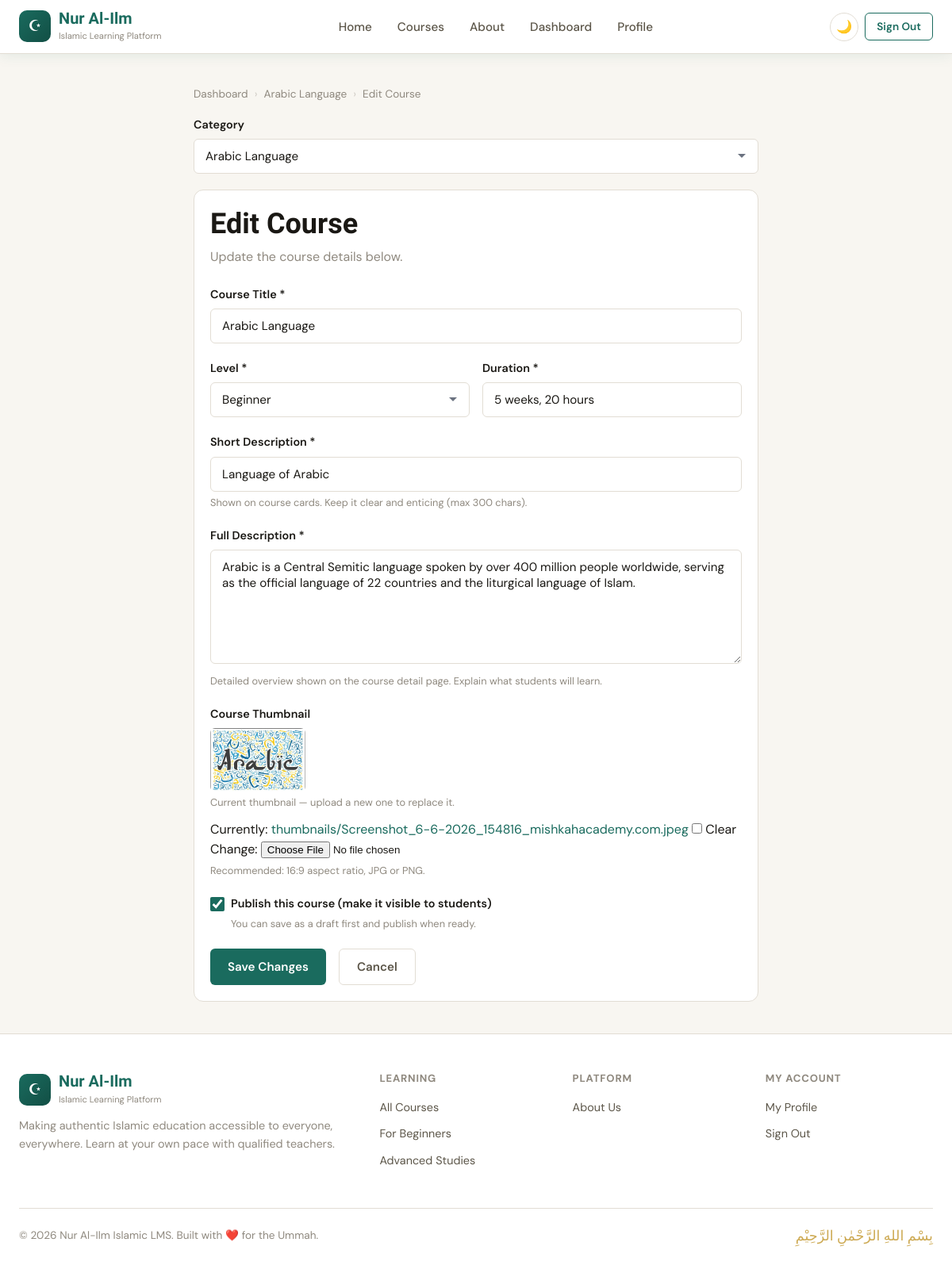
The app's page /courses/arabic-language/edit/ (signed in) with its own data.
### courses/models.py (models this page shows, shortened)
class Course(models.Model):
    class Level(models.TextChoices):
        BEGINNER = 'beginner', 'Beginner'
        INTERMEDIATE = 'intermediate', 'Intermediate'
        ADVANCED = 'advanced', 'Advanced'
    teacher = models.ForeignKey(
        settings.AUTH_USER_MODEL,
        on_delete=models.CASCADE,
        related_name='courses_taught',
        limit_choices_to={'role': 'teacher'},
    )
    category = models.ForeignKey(
        Category,
        on_delete=models.SET_NULL,
        null=True,
        blank=True,
        related_name='courses',
        help_text="The subject area this course belongs to.",
    )
    title = models.CharField(max_length=200)
    slug = models.SlugField(unique=True, blank=True)
    thumbnail = models.ImageField(upload_to='thumbnails/', blank=True, null=True)
    short_description = models.CharField(max_length=300)
    full_description = models.TextField()
    level = models.CharField(max_length=15, choices=Level.choices, default=Level.BEGINNER)
    duration = models.CharField(max_length=100, help_text="e.g. '8 weeks', '40 hours'")
    is_published = models.BooleanField(default=False)
    created_at = models.DateTimeField(auto_now_add=True)
    updated_at = models.DateTimeField(auto_now=True)
    class Meta:
        ordering = ['-created_at']

### courses/views.py (the view)
# urls.py: path('<slug:slug>/edit/', views.course_edit, name='course_edit'),
@login_required
def course_edit(request, slug):
    course = get_object_or_404(Course, slug=slug)
    if course.teacher != request.user:
        raise PermissionDenied
    if request.method == 'POST':
        form = CourseForm(request.POST, request.FILES, instance=course)
        if form.is_valid():
            form.save()
            messages.success(request, "Course updated successfully!")
            return redirect('course_manage', slug=course.slug)
    else:
        form = CourseForm(instance=course)
    return render(request, 'courses/course_form.html', {
        'form': form,
        'course': course,
        'action': 'Edit',
    })

### courses/forms.py
class CourseForm(forms.ModelForm):
    class Meta:
        model = Course
        fields = (
            'title', 'category', 'thumbnail', 'short_description',
            'full_description', 'level', 'duration', 'is_published'
        )
        widgets = {
            'title': forms.TextInput(attrs={
                'placeholder': 'e.g. Introduction to Tajweed'
            }),
            'category': forms.Select(attrs={
                'class': 'form-control'
            }),
            'short_description': forms.TextInput(attrs={
                'placeholder': 'A brief summary shown on course cards (max 300 chars)'
            }),
            'full_description': forms.Textarea(attrs={
                'rows': 6,
                'placeholder': 'Detailed description of what students will learn...'
            }),
            'duration': forms.TextInput(attrs={
                'placeholder': 'e.g. 8 weeks, 40 hours'
            }),
        }
    def __init__(self, *args, **kwargs):
        super().__init__(*args, **kwargs)
        self.fields['category'].empty_label = '— No category —'
        self.fields['category'].queryset = Category.objects.all()

### accounts/models.py (called while the page is built)
    @property
    def is_student(self):
        return self.role == self.Role.STUDENT

    @property
    def is_teacher(self):
        return self.role == self.Role.TEACHER

### courses/models.py (called while the page is built)
    def __str__(self):
        return self.name

### courses/templates/courses/course_form.html (shortened to what this page needs)
{% extends 'base.html' %}
{% block content %}
<div class="section-sm">
  <div class="container" style="max-width:760px;">
    <div class="breadcrumb">
      <a href="{% url 'teacher_dashboard' %}">Dashboard</a>
      <span class="sep">›</span>
      {% if course %}
        <a href="{% url 'course_manage' course.slug %}">{{ course.title }}</a>
        <span class="sep">›</span>
        <span>Edit Course</span>
      {% else %}
        <span>Create Course</span>
      {% endif %}
    </div>
    <div class="form-group">
    <label class="form-label">Category</label>
    {{ form.category }}
    </div>
    <div class="card">
      <div class="card-body">
        <h2 style="margin-bottom:6px;">{{ action }} Course</h2>
        <p style="margin-bottom:24px;color:var(--text-3);">
          {% if action == 'Create' %}
            Fill in the details below to create a new Islamic course.
          {% else %}
            Update the course details below.
          {% endif %}
        </p>
        <form method="post" enctype="multipart/form-data" novalidate>
          <div class="form-group">
            <label class="form-label">Course Title *</label>
            {{ form.title }}
          </div>
          <div class="grid-2" style="gap:16px;">
            <div class="form-group">
              <label class="form-label">Level *</label>
              {{ form.level }}
            </div>
            <div class="form-group">
              <label class="form-label">Duration *</label>
              {{ form.duration }}
            </div>
          </div>
          <div class="form-group">
            <label class="form-label">Short Description *</label>
            {{ form.short_description }}
            <p class="form-hint">Shown on course cards. Keep it clear and enticing (max 300 chars).</p>
          </div>
          <div class="form-group">
            <label class="form-label">Full Description *</label>
            {{ form.full_description }}
            <p class="form-hint">Detailed overview shown on the course detail page. Explain what students will learn.</p>
          </div>
          <div class="form-group">
            <label class="form-label">Course Thumbnail</label>
            {% if course and course.thumbnail %}
              <div style="margin-bottom:10px;">
                <img src="{{ course.thumbnail.url }}" alt="Current thumbnail" style="height:80px;border-radius:6px;object-fit:cover;">
                <p class="form-hint">Current thumbnail — upload a new one to replace it.</p>
              </div>
            {% endif %}
            {{ form.thumbnail }}
            <p class="form-hint">Recommended: 16:9 aspect ratio, JPG or PNG.</p>
          </div>
          <div class="form-group">
            <label class="form-check">
              {{ form.is_published }}
              <span class="form-label" style="margin-bottom:0;cursor:pointer;">Publish this course (make it visible to students)</span>
            </label>
            <p class="form-hint" style="margin-left:26px;">You can save as a draft first and publish when ready.</p>
          </div>
          <div class="flex gap-2" style="margin-top:8px;">
            <button type="submit" class="btn btn-primary">
              {% if action == 'Create' %}Create Course{% else %}Save Changes{% endif %}
            </button>
            <a href="{% url 'teacher_dashboard' %}" class="btn btn-ghost">Cancel</a>
          </div>
        </form>
      </div>
    </div>
  </div>
</div>
{% endblock %}

### static/css/main.css (style rules this page uses)
:root { --bg: #f8f6f1; --surface: #ffffff; --surface-2: #f0ece4; --border: #e2ddd4; --text: #1a1814; --text-2: #5c5649; --text-3: #8f897f; --primary: #1a6b5e; --primary-d: #124f45; --primary-l: #e8f5f2; --gold: #b8860b; --gold-l: #fdf8ec; --gold-bright: #d4a017; --danger: #c0392b; --success: #27ae60; --radius: 12px; --radius-sm: 6px; --shadow: 0 2px 16px rgba(26,107,94,.10); --shadow-md: 0 4px 32px rgba(26,107,94,.14); --transition: .22s cubic-bezier(.4,0,.2,1); --nav-height: 68px; --font-body: 'DM Sans', system-ui, sans-serif; --font-display:'Scheherazade New', serif; }
*, *::before, *::after { box-sizing: border-box; margin: 0; padding: 0; }
html { scroll-behavior: smooth; }
body { font-family: var(--font-body); background: var(--bg); color: var(--text); line-height: 1.6; font-size: 16px; transition: background var(--transition), color var(--transition); }
img { max-width: 100%; display: block; }
a { color: var(--primary); text-decoration: none; transition: color var(--transition); }
h1, h2, h3, h4, h5 { font-family: var(--font-display); line-height: 1.25; color: var(--text); }
h2 { font-size: clamp(1.5rem, 3vw, 2.25rem); font-weight: 700; }
p { color: var(--text-2); }
.container { max-width: 1200px; margin: 0 auto; padding: 0 24px; }
.btn { display: inline-flex; align-items: center; gap: 7px; padding: 10px 22px; border-radius: var(--radius-sm); font-family: var(--font-body); font-size: .95rem; font-weight: 600; cursor: pointer; border: none; transition: all var(--transition); text-decoration: none; white-space: nowrap; }
.btn-primary { background: var(--primary); color: #fff; }
.btn-ghost { background: transparent; color: var(--text-2); border: 1.5px solid var(--border); }
.card { background: var(--surface); border: 1px solid var(--border); border-radius: var(--radius); overflow: hidden; transition: all var(--transition); }
.card-body { padding: 20px; }
.grid-2 { display: grid; grid-template-columns: repeat(2, 1fr); gap: 24px; }
.section-sm { padding: 40px 0; }
.form-group { margin-bottom: 20px; }
.form-label { display: block; font-weight: 600; font-size: .9rem; color: var(--text); margin-bottom: 6px; }
.form-control { width: 100%; padding: 11px 14px; border: 1.5px solid var(--border); border-radius: var(--radius-sm); font-family: var(--font-body); font-size: .95rem; background: var(--surface); color: var(--text); transition: all var(--transition); outline: none; }
textarea.form-control { resize: vertical; min-height: 120px; }
select.form-control { appearance: none; background-repeat: no-repeat; background-position: right 14px center; padding-right: 40px; }
.form-hint { font-size: .8rem; color: var(--text-3); margin-top: 4px; }
.form-check { display: flex; align-items: center; gap: 8px; cursor: pointer; }
.form-check input[type="checkbox"] { width: 18px; height: 18px; accent-color: var(--primary); cursor: pointer; }
.flex { display: flex; }
.gap-2 { gap: 16px; }
.breadcrumb { display: flex; align-items: center; gap: 8px; font-size: .85rem; color: var(--text-3); margin-bottom: 16px; }
.breadcrumb a { color: var(--text-3); }
.breadcrumb .sep { opacity: .4; }

### records on screen
Course: title "Arabic Language", category "Arabic Language", level "Beginner", duration "5 weeks, 20 hours", short_description "Language of Arabic", full_description "Arabic is a Central Semitic language spoken by over 400 million people worldwide, serving as the official language of 22 countries and the liturgical language of Islam.", thumbnail (picture), is_published "☑"

### other values on screen
{{ action }} "Edit"
